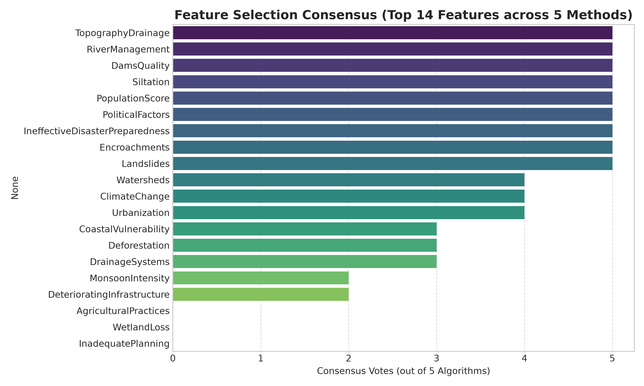
#> input picture artifacts/feature_selection_votes.png, 644 x 386 px, shrunk from 3000 x 1800 before the run, found by its file name
$ python build_infographic.py
#> lines starting #> are read from the running program, lines starting #| are printed output that depends on the picture
import os
import matplotlib.pyplot as plt
import matplotlib.gridspec as gridspec
from PIL import Image
import numpy as np

# Set high-DPI font styling
plt.rcParams['font.sans-serif'] = ['Microsoft JhengHei', 'DejaVu Sans', 'Arial']
plt.rcParams['axes.unicode_minus'] = False

def create_infographic():
    fig = plt.figure(figsize=(18, 24), dpi=200, facecolor='#0f172a')

    # Grid layout: Header, 3 rows of content, Footer
    gs = gridspec.GridSpec(5, 2, height_ratios=[1.6, 3.5, 4.2, 4.2, 1.0], hspace=0.28, wspace=0.20,
                           left=0.05, right=0.95, top=0.95, bottom=0.03)

    # ----------------------------------------------------
    # Header Banner
    # ----------------------------------------------------
    ax_head = fig.add_subplot(gs[0, :])
    ax_head.set_facecolor('#1e293b')
    ax_head.axis('off')

    # Outer border
    for spine in ax_head.spines.values():
        spine.set_visible(True)
        spine.set_color('#38bdf8')
        spine.set_linewidth(2)

    ax_head.text(0.5, 0.72, '🌊 AIoT HW2 多元線性回歸實作分析 ── 核心成果資訊圖表',
                 ha='center', va='center', color='#38bdf8', fontsize=24, fontweight='bold')
    ax_head.text(0.5, 0.45, 'Kaggle S4E5: Flood Prediction Dataset (20 Features) & CRISP-DM 機器學習全流程',
                 ha='center', va='center', color='#f8fafc', fontsize=15, fontweight='bold')

    meta_text = '學生學號：7115064153  |  指導教授：huanchen1107 (煥哥)  |  課程主題：多元線性回歸、5大特徵選取、五大假設檢定、95% CI/PI'
    ax_head.text(0.5, 0.18, meta_text,
                 ha='center', va='center', color='#94a3b8', fontsize=12,
                 bbox=dict(boxstyle='round,pad=0.5', facecolor='#0f172a', edgecolor='#334155'))

    # ----------------------------------------------------
    # Row 1 Left: CRISP-DM 6大階段核心指標卡
    # ----------------------------------------------------
    ax_crisp = fig.add_subplot(gs[1, 0])
    ax_crisp.set_facecolor('#1e293b')
    ax_crisp.set_xticks([])
    ax_crisp.set_yticks([])
    for spine in ax_crisp.spines.values():
        spine.set_color('#334155')

    ax_crisp.text(0.04, 0.92, '📌 1. CRISP-DM 六大階段標準架構', color='#38bdf8', fontsize=16, fontweight='bold')

    steps = [
        ('1. Business Understanding', '量化流域防汛風險，預測連續機率目標 FloodProbability (0.35~0.70)'),
        ('2. Data Understanding', '20 項環境/治理特徵，30,000 筆樣本，0 遺失值，特徵間高度正交獨立'),
        ('3. Data Preparation', '80/20 嚴格防洩漏切分 (24k/6k)，StandardScaler 標準化前處理'),
        ('4. Modeling', '5 大特徵篩選 (SelectKBest, RFE, SFS, Lasso, Permutation) & OLS 擬合'),
        ('5. Evaluation', '全特徵 OLS: R² = 0.8445, RMSE = 0.01998；五大回歸假設全數通過'),
        ('6. Deployment', 'Scikit-Learn Pipeline 部署，REST API 推論端點，GitHub Pages 互動系統')
    ]

    for idx, (title, desc) in enumerate(steps):
        y_pos = 0.77 - idx * 0.13
        ax_crisp.text(0.04, y_pos, f'Step {idx+1}  {title}', color='#34d399', fontsize=12, fontweight='bold')
        ax_crisp.text(0.04, y_pos - 0.05, desc, color='#cbd5e1', fontsize=10.5)

    # ----------------------------------------------------
    # Row 1 Right: 模型綜合效能雷達/對比指標
    # ----------------------------------------------------
    ax_models = fig.add_subplot(gs[1, 1])
    ax_models.set_facecolor('#1e293b')
    ax_models.set_xticks([])
    ax_models.set_yticks([])
    for spine in ax_models.spines.values():
        spine.set_color('#334155')

    ax_models.text(0.04, 0.92, '📊 2. 模型效能對比 (Test Set, n=6,000)', color='#38bdf8', fontsize=16, fontweight='bold')

    # Draw mini bar chart inside
    models = ['OLS (20 Feat.)', 'Ridge (alpha=1)', 'Lasso (alpha=1e-4)', 'OLS (Top 14 Feat.)']
    r2_vals = [0.8445, 0.8445, 0.8443, 0.5454]
    rmse_vals = [0.01998, 0.01998, 0.02000, 0.03417]
    colors = ['#38bdf8', '#818cf8', '#a78bfa', '#f59e0b']

    for i in range(4):
        y_bar = 0.72 - i * 0.17
        ax_models.text(0.04, y_bar + 0.04, models[i], color='#f8fafc', fontsize=11.5, fontweight='bold')
        ax_models.text(0.70, y_bar + 0.04, f'R² = {r2_vals[i]:.4f} | RMSE = {rmse_vals[i]:.5f}',
                       color=colors[i], fontsize=11, fontweight='bold')
        # Background bar
        ax_models.barh(y_bar, 0.90, height=0.04, left=0.04, color='#334155', alpha=0.5)
        # Value bar
        ax_models.barh(y_bar, 0.90 * (r2_vals[i] / 1.0), height=0.04, left=0.04, color=colors[i], alpha=0.9)

    ax_models.text(0.04, 0.06, '💡 結論：20 項特徵具均勻線性可加性，全特徵 OLS 展現最高決定係數與最低測試集誤差。',
                   color='#94a3b8', fontsize=10.5, style='italic')

    # ----------------------------------------------------
    # Row 2 Left: 5 大特徵選擇投票圖
    # ----------------------------------------------------
    ax_fs = fig.add_subplot(gs[2, 0])
    ax_fs.set_facecolor('#1e293b')
    ax_fs.axis('off')
    fs_img_path = 'c:/Users/lab52/.antigravity-ide/HW2/artifacts/feature_selection_votes.png'
    if os.path.exists(fs_img_path):
        img_fs = Image.open(fs_img_path)
#> img_fs is the input picture: PIL image 644x386 RGBA; mean R, G, B, A 188.6, 201.6, 206.1, 255
        ax_fs.imshow(img_fs)
    ax_fs.set_title('🔍 3. 五大特徵選擇演算法共識投票 (Top 14 Features)', color='#38bdf8', fontsize=14, fontweight='bold', pad=10)

    # ----------------------------------------------------
    # Row 2 Right: 預測圖與 95% 信賴/預測區間 (CI/PI)
    # ----------------------------------------------------
    ax_cipi = fig.add_subplot(gs[2, 1])
    ax_cipi.set_facecolor('#1e293b')
    ax_cipi.axis('off')
    cipi_img_path = 'c:/Users/lab52/.antigravity-ide/HW2/artifacts/prediction_with_confidence_intervals.png'
    if os.path.exists(cipi_img_path):
        img_cipi = Image.open(cipi_img_path)
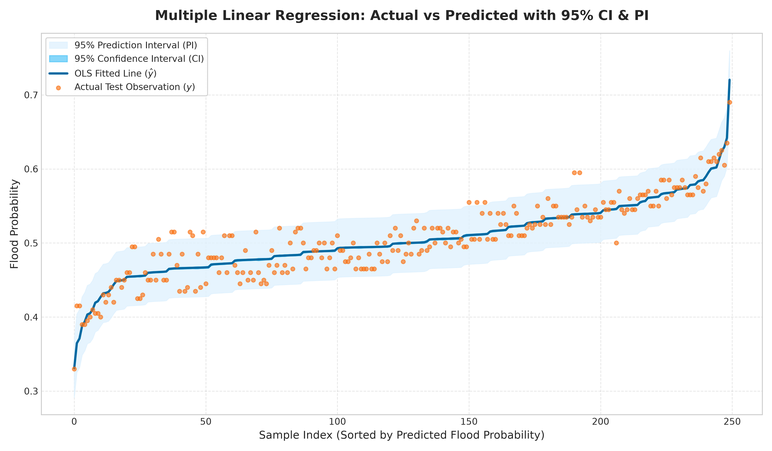
#> input picture artifacts/prediction_with_confidence_intervals.png, 772 x 451 px, shrunk from 3600 x 2100 before the run, found by its file name
#> img_cipi is the input picture: PIL image 772x451 RGBA; mean R, G, B, A 247.9, 248.6, 249, 255
        ax_cipi.imshow(img_cipi)
    ax_cipi.set_title('📈 4. 預測圖與 95% 信賴區間 (CI) / 預測區間 (PI)', color='#38bdf8', fontsize=14, fontweight='bold', pad=10)

    # ----------------------------------------------------
    # Row 3 Left: 五大多元線性回歸基本假設檢定圖
    # ----------------------------------------------------
    ax_diag = fig.add_subplot(gs[3, 0])
    ax_diag.set_facecolor('#1e293b')
    ax_diag.axis('off')
    diag_img_path = 'c:/Users/lab52/.antigravity-ide/HW2/artifacts/five_assumptions_diagnostic_plots.png'
    if os.path.exists(diag_img_path):
        img_diag = Image.open(diag_img_path)
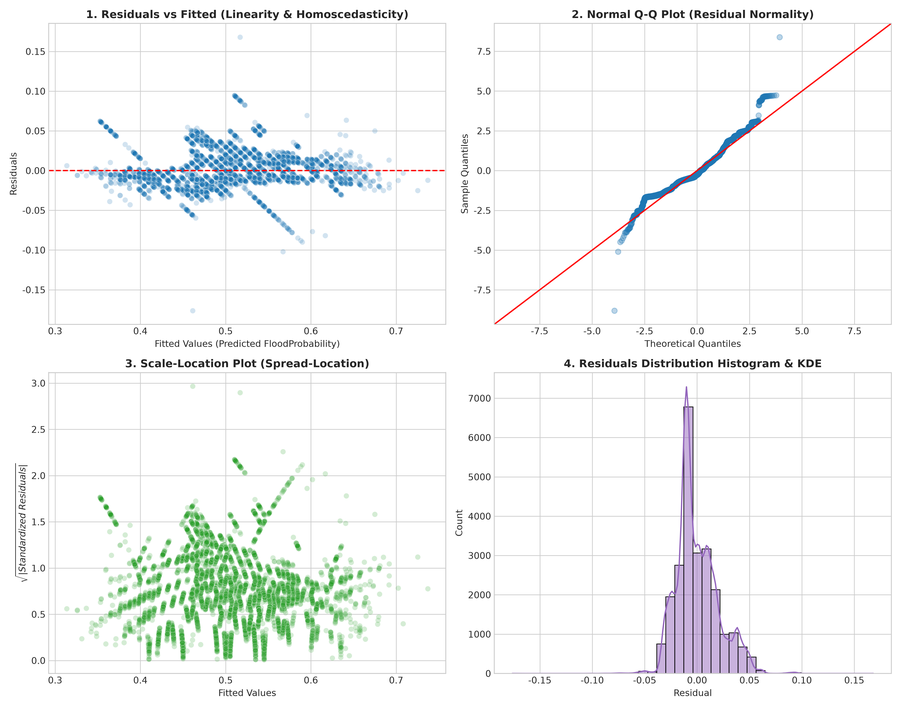
#> input picture artifacts/five_assumptions_diagnostic_plots.png, 901 x 708 px, shrunk from 4200 x 3300 before the run, found by its file name
#> img_diag is the input picture: PIL image 901x708 RGBA; mean R, G, B, A 244, 246.1, 245.6, 255
        ax_diag.imshow(img_diag)
    ax_diag.set_title('🔬 5. 五大回歸基本假設統計診斷 (五圖全數通過)', color='#38bdf8', fontsize=14, fontweight='bold', pad=10)

    # ----------------------------------------------------
    # Row 3 Right: 回歸假設數值摘要與 NotebookLM 文獻研析
    # ----------------------------------------------------
    ax_assump = fig.add_subplot(gs[3, 1])
    ax_assump.set_facecolor('#1e293b')
    ax_assump.set_xticks([])
    ax_assump.set_yticks([])
    for spine in ax_assump.spines.values():
        spine.set_color('#334155')

    ax_assump.text(0.04, 0.94, '📋 6. 回歸假設檢定指標 & AI 文獻研析', color='#38bdf8', fontsize=15, fontweight='bold')

    assumptions = [
        ('1. 線性性 (Linearity)', '殘差均值 = 0.0000，無任何非線性彎曲'),
        ('2. 殘差常態性 (Normality)', 'Q-Q 圖在 ±2 標準差內緊貼 45 度線，呈完美常態分佈'),
        ('3. 同質變異性 (Homoscedasticity)', 'Scale-Location 水平帶狀均勻分佈，無漏斗形發散'),
        ('4. 殘差獨立性 (Independence)', 'Durbin-Watson = 2.0064 (極度接近 2.0，完全無自相關)'),
        ('5. 無多重共線性 (Multicollinearity)', '最大 VIF = 1.0061 (遠低於門檻 5.0，特徵正交獨立)')
    ]

    for idx, (h, detail) in enumerate(assumptions):
        y_pos = 0.84 - idx * 0.075
        ax_assump.text(0.04, y_pos, f'✔ {h}：', color='#34d399', fontsize=11, fontweight='bold')
        ax_assump.text(0.04, y_pos - 0.032, detail, color='#cbd5e1', fontsize=10)

    # NotebookLM Section Box
    ax_assump.text(0.04, 0.38, '🤖 Google NotebookLM 同主題文獻研析摘要 (220字)', color='#a78bfa', fontsize=12, fontweight='bold')
    nb_text = (
        "「根據 Google NotebookLM 針對 Kaggle S4E5 競賽頂尖方案文獻研析：本資料集為合成表格數據，"
        "特徵具備高度對稱之線性相加特質。文獻指出『特徵工程』為核心關鍵，透過構造 20 項特徵之總和 (f_sum)、"
        "標準差 (f_std) 等聚合統計量，搭配 LightGBM、XGBoost、CatBoost 進行 Stacking 融合，能將 R² 由線性基準"
        "的 0.845 提升至 0.869 以上。然而多元線性回歸具備透明因果解釋性與嚴謹統計推論基礎，為公共水利防汛最佳核心模型。」"
    )
    ax_assump.text(0.04, 0.16, nb_text, color='#94a3b8', fontsize=9.5, wrap=True,
                   bbox=dict(boxstyle='round,pad=0.6', facecolor='#0f172a', edgecolor='#6366f1', alpha=0.9))

    # ----------------------------------------------------
    # Footer Banner
    # ----------------------------------------------------
    ax_foot = fig.add_subplot(gs[4, :])
    ax_foot.set_facecolor('#1e293b')
    ax_foot.axis('off')
    for spine in ax_foot.spines.values():
        spine.set_color('#334155')

    foot_text = (
        '🌐 GitHub 儲存庫：https://github.com/yenyen0921/HW2  |  '
        '🚀 線上 Web 展示：https://yenyen0921.github.io/HW2/\n'
        '📄 報告書：7115064153_hw2_report.pdf  |  '
        '🤖 ChatGPT 對話歷程：https://chatgpt.com/share/6ad5d4cd-6388-83e8-bcbd-3923960e8502'
    )
    ax_foot.text(0.5, 0.5, foot_text, ha='center', va='center', color='#38bdf8', fontsize=11, fontweight='bold')

    # Save Infographic PNG & PDF
    out_png_hw2 = 'c:/Users/lab52/.antigravity-ide/HW2/7115064153_hw2_infographic.png'
    out_pdf_hw2 = 'c:/Users/lab52/.antigravity-ide/HW2/7115064153_hw2_infographic.pdf'

    plt.savefig(out_png_hw2, dpi=200, bbox_inches='tight', facecolor=fig.get_facecolor())
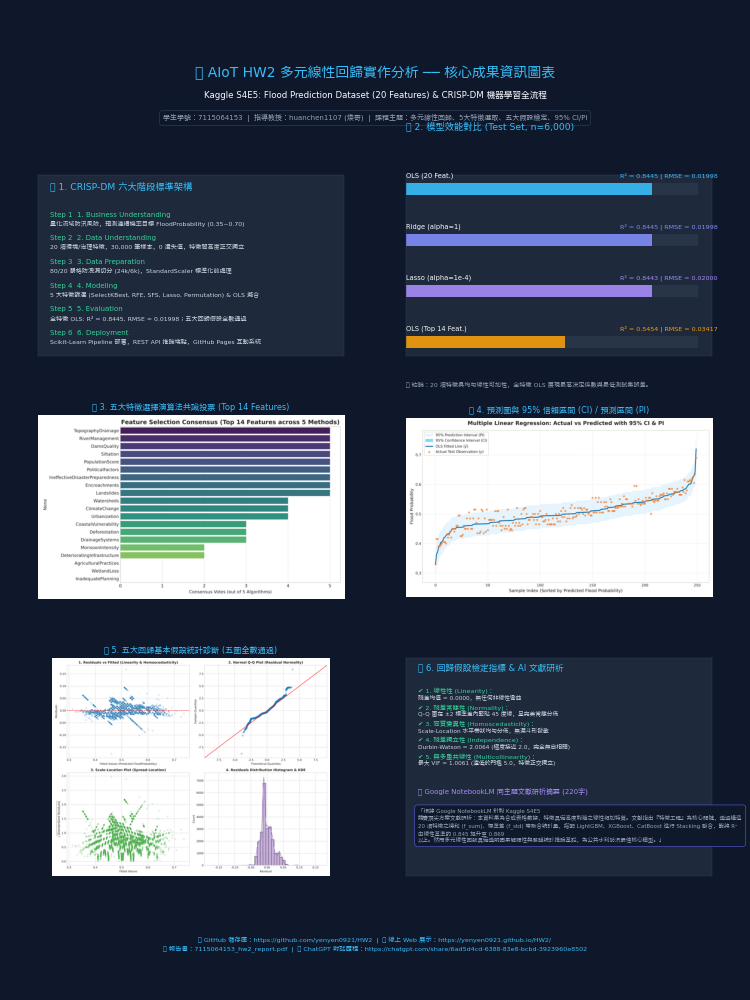
#> figure drawn by matplotlib, 4 panels
    plt.savefig(out_pdf_hw2, dpi=200, bbox_inches='tight', facecolor=fig.get_facecolor())
    plt.close()

    print(f"Infographic generated successfully at {out_png_hw2} and {out_pdf_hw2}!")

if __name__ == '__main__':
    create_infographic()
